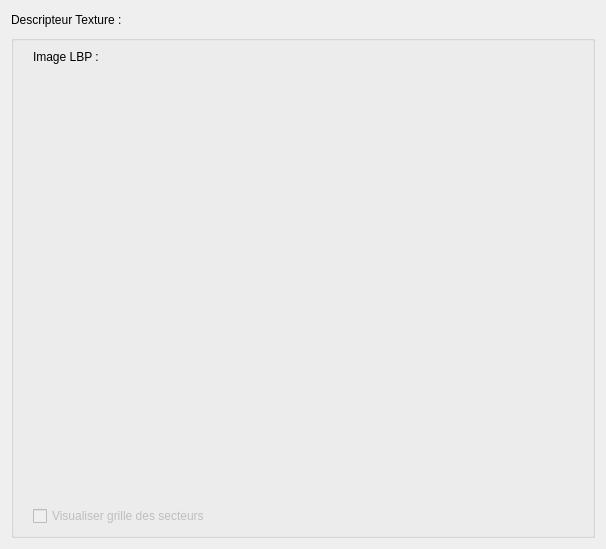
          <widget class="QWidget" name="texture">
           <attribute name="title">
            <string>Texture</string>
           </attribute>
           <layout class="QGridLayout" name="gridLayout_11">
            <item row="0" column="0">
             <widget class="QLabel" name="label_14">
              <property name="text">
               <string>Descripteur Texture :</string>
              </property>
             </widget>
            </item>
            <item row="0" column="1">
             <widget class="QLabel" name="labelModTexture">
              <property name="styleSheet">
               <string notr="true">font-size:16px;font-weight:bold;</string>
              </property>
              <property name="text">
               <string/>
              </property>
             </widget>
            </item>
            <item row="1" column="0" colspan="2">
             <widget class="QGroupBox" name="groupBLBP">
              <property name="title">
               <string/>
              </property>
              <layout class="QHBoxLayout" name="horizontalLayout_13">
               <item>
                <layout class="QVBoxLayout" name="verticalLayout_3">
                 <property name="spacing">
                  <number>16</number>
                 </property>
                 <property name="leftMargin">
                  <number>10</number>
                 </property>
                 <item>
                  <widget class="QLabel" name="label_16">
                   <property name="text">
                    <string>Image LBP :</string>
                   </property>
                  </widget>
                 </item>
                 <item>
                  <widget class="QLabel" name="labelTexture">
                   <property name="minimumSize">
                    <size>
                     <width>550</width>
                     <height>410</height>
                    </size>
                   </property>
                   <property name="maximumSize">
                    <size>
                     <width>550</width>
                     <height>410</height>
                    </size>
                   </property>
                   <property name="text">
                    <string/>
                   </property>
                  </widget>
                 </item>
                 <item>
                  <widget class="QCheckBox" name="checkBtexture">
                   <property name="enabled">
                    <bool>false</bool>
                   </property>
                   <property name="text">
                    <string>Visualiser grille des secteurs</string>
                   </property>
                  </widget>
                 </item>
                </layout>
               </item>
               <item>
                <layout class="QGridLayout" name="layoutHistLBP"/>
               </item>
              </layout>
             </widget>
            </item>
           </layout>
          </widget>
